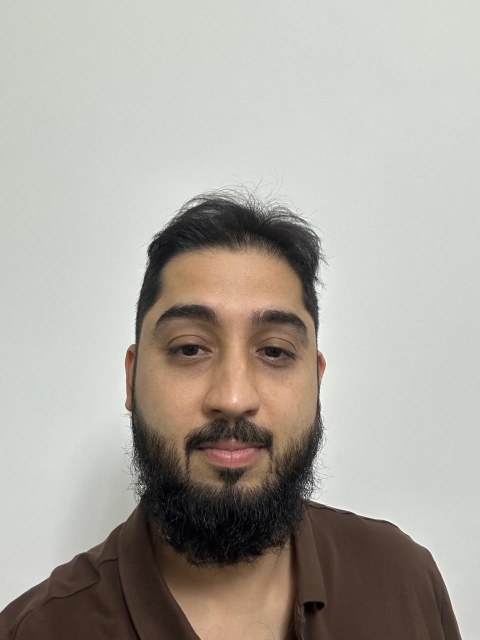
#> input picture aziz.jpeg, 959 x 1280 px (shown at 1/2 size)
$ jupyter execute --allow-errors coursework3_M00999342.ipynb   (shell and % lines are left out)
#> lines starting #> are read from the running program, lines starting #| are printed output that depends on the picture; after the words box and inside, x2 and y2 are one past the last pixel; in counts of white or black regions, pixels touching at a corner belong together
# Load all important modules

[cell 1]

import os
import warnings
import numpy as np
import cv2
import matplotlib.pyplot as plt
from scipy import ndimage
from skimage.io import imread, imshow
from skimage.color import rgb2hsv
import skimage.morphology as morph
from skimage import color, transform, feature
from sklearn.datasets import fetch_lfw_people
from sklearn.feature_extraction.image import PatchExtractor
from sklearn.svm import LinearSVC
from sklearn.model_selection import GridSearchCV
from itertools import chain
from sklearn.feature_extraction.image import PatchExtractor
from sklearn.cluster import KMeans
from mtcnn.mtcnn import MTCNN
import cvlib as cv
from cvlib.object_detection import draw_bbox

warnings.filterwarnings('ignore')

# Notebook contains below work:

1. Edge detection using Sobel Kernel (Manual Method)
2. Edge detection using Prewitt Kernel (Manual Method)
3. Edge detection using Scharr Kernel (Manual Method)
4. Edge detection using Laplacian Kernel (Manual Method)
5. Canny Edge Detection using Schar Kernel (Manual Method)
6. Image Segmentation using HSV + Thresholding
7. Image Segmentation using SVM & HOG Approach
8. Image Segmentation using K-Means Cluster Approach
9. Image Segmentation using Deep Learning MTCNN
10. Image Segmentation using Deep Learning OpenCV's CVLIB

# 1st Edge Detection using Sobel Kernel (Manual Method)

### Steps

1. Load the image
3. Apply Gaussian blur to reduce noise before Sobel
4. Define the Sobel X and Y kernels
5. Convolve the image
6. Compute gradient magnitude
7. Normalize to [0..255] for display
8. Thresholding, removing weak edges
9. Display the result with Matplotlib sie by side using figsize

[cell 2]
img = cv2.imread('aziz.jpeg', cv2.IMREAD_GRAYSCALE)
#> img: shape (1280, 959); min 0, max 255, mean 168
plt.imshow(img, cmap='gray')

[cell 3]
img = img.astype(np.float32) / 255.0

blurred = ndimage.gaussian_filter(img, sigma=2)

sobel_x = np.array([[-1,  0,  1],
                    [-2,  0,  2],
                    [-1,  0,  1]], dtype=np.float32)

sobel_y = np.array([[-1, -2, -1],
                    [ 0,  0,  0],
                    [ 1,  2,  1]], dtype=np.float32)

Gx = ndimage.convolve(blurred, sobel_x)
Gy = ndimage.convolve(blurred, sobel_y)
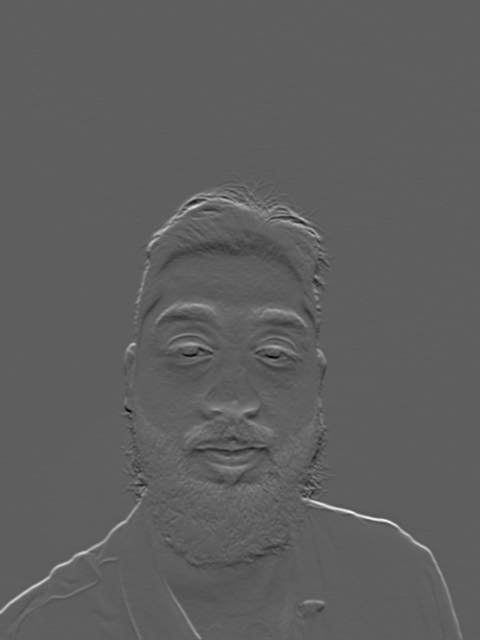
#> Gy: shape (1280, 959) float32 (shown at 1/2 size); min -0.597, max 1.01, mean 0.00331; drawn with min black and max white

magnitude = np.hypot(Gx, Gy)
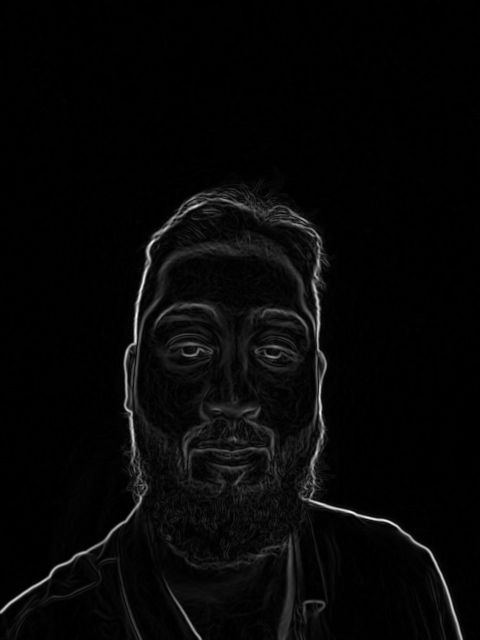
#> magnitude: shape (1280, 959) float32 (shown at 1/2 size); min 0, max 1.06, mean 0.03; drawn with min black and max white

min_val = magnitude.min()
#> min_val = 0
max_val = magnitude.max()
#> max_val = 1.06
magnitude_norm = (magnitude - min_val) / (max_val - min_val)
magnitude_255 = (magnitude_norm * 255.0).astype(np.uint8)

threshold_value = 50
otsu, edge_binary = cv2.threshold(magnitude_255, threshold_value, 255, cv2.THRESH_BINARY)
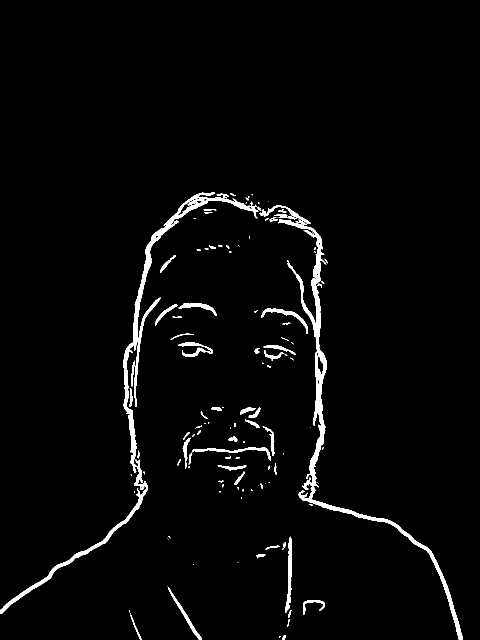
#> edge_binary: shape (1280, 959) (shown at 1/2 size); 2.7% white; 133 white regions (66 under 20 px), largest, box (x1, y1, x2, y2) and area: (0, 384, 517, 1228) 9999, (556, 438, 926, 1280) 9643, (268, 595, 321, 814) 1067
#> otsu = 50

plt.figure(figsize=(15,5))

plt.subplot(1,3,1)
plt.imshow(img, cmap='gray')
plt.title("Original")
plt.axis('off')

plt.subplot(1,3,2)
plt.imshow(magnitude_255, cmap='gray')
plt.title("Sobel Magnitude (Normalized)")
plt.axis('off')

plt.subplot(1,3,3)
plt.imshow(edge_binary, cmap='gray')
plt.title(f"Thresholded Edges (>{threshold_value})")
plt.axis('off')

plt.show()

# 2nd Edge Detection using Prewitt Kernel (Manual Method)

### Steps

1. Apply Gaussian blur to reduce noise before Prewitt
2. Define the Prewitt X and Y kernels
3. Convolve the image
4. Compute gradient magnitude
5. Normalize to [0..255] for display
6. Thresholding, removing weak edges
7. Display the result with Matplotlib sie by side using figsize

[cell 4]
img = img.astype(np.float32) / 255.0

blurred = ndimage.gaussian_filter(img, sigma=2)

prewitt_x = np.array([[-1,  0,  1],
                      [-1,  0,  1],
                      [-1,  0,  1]], dtype=np.float32)

prewitt_y = np.array([[-1, -1, -1],
                      [ 0,  0,  0],
                      [ 1,  1,  1]], dtype=np.float32)

Gx = ndimage.convolve(blurred, prewitt_x)
Gy = ndimage.convolve(blurred, prewitt_y)

prewitt_magnitude = np.hypot(Gx, Gy)

min_val = prewitt_magnitude.min()
max_val = prewitt_magnitude.max()
#> max_val = 0.00311
shifted = prewitt_magnitude - min_val
if (max_val - min_val) != 0:
    scaled = (shifted / (max_val - min_val)) * 255.0
else:
    scaled = shifted
prewitt_8u = scaled.astype(np.uint8)

threshold_value = 50
otsu, edges_binary = cv2.threshold(prewitt_8u, threshold_value, 255, cv2.THRESH_BINARY)
#> edges_binary: shape (1280, 959); 2.7% white; 133 white regions (65 under 20 px), largest, box (x1, y1, x2, y2) and area: (0, 384, 517, 1228) 10039, (556, 438, 926, 1280) 9679, (268, 595, 321, 814) 1072

plt.figure(figsize=(15,5))

plt.subplot(1,3,1)
plt.imshow(img, cmap='gray')
plt.title("Original")
plt.axis('off')

plt.subplot(1,3,2)
plt.imshow(prewitt_8u, cmap='gray')
plt.title("Prewitt Magnitude (Normalized)")
plt.axis('off')

plt.subplot(1,3,3)
plt.imshow(edges_binary, cmap='gray')
plt.title(f"Thresholded Edges (>{threshold_value})")
plt.axis('off')

plt.show()

# 3rd Edge Detection using Schar Kernel (Manual Method)

### Steps

1. Apply Gaussian blur to reduce noise before Scharr
2. Define the Scharr X and Y kernels
3. Convolve the image
4. Compute gradient magnitude
5. Normalize to [0..255] for display
6. Thresholding, removing weak edges
7. Display the result with Matplotlib sie by side using figsize

[cell 5]
img = img.astype(np.float32) / 255.0

blurred = ndimage.gaussian_filter(img, sigma=2)

scharr_x = np.array([
    [-3,  0,  3],
    [-10, 0, 10],
    [ -3,  0,  3]
], dtype=np.float32)

scharr_y = np.array([
    [-3, -10, -3],
    [ 0,   0,  0],
    [ 3,  10,  3]
], dtype=np.float32)

Gx = ndimage.convolve(blurred, scharr_x)
Gy = ndimage.convolve(blurred, scharr_y)

magnitude = np.hypot(Gx, Gy)  # same as sqrt(Gx**2 + Gy**2)

min_val = magnitude.min()
max_val = magnitude.max()
#> max_val = 6.54e-05
magnitude_norm = (magnitude - min_val) / (max_val - min_val + 1e-8)  # avoid /0
magnitude_255 = (magnitude_norm * 255.0).astype(np.uint8)

threshold_value = 50
otsu, edge_binary = cv2.threshold(magnitude_255, threshold_value, 255, cv2.THRESH_BINARY)
#> edge_binary: shape (1280, 959); 2.6% white; 135 white regions (67 under 20 px), largest, box (x1, y1, x2, y2) and area: (0, 384, 517, 1228) 9977, (556, 438, 926, 1280) 9627, (268, 595, 321, 814) 1066

# 8) Display three subplots
plt.figure(figsize=(15,5))

plt.subplot(1,3,1)
plt.imshow(img, cmap='gray')
plt.title("Original")
plt.axis('off')

plt.subplot(1,3,2)
plt.imshow(magnitude_255, cmap='gray')
plt.title("Scharr Magnitude (Normalized)")
plt.axis('off')

plt.subplot(1,3,3)
plt.imshow(edge_binary, cmap='gray')
plt.title(f"Thresholded Edges (>{threshold_value})")
plt.axis('off')

plt.show()

# 4th Edge Detection using Laplacian Kernel (Manual Method)

### Steps

1. Load the image
2. Convert to grayscale.
3. Apply Gaussian blur to reduce noise before Sobel
4. Define the Laplacian kernel
5. Convolve the image
6. Normalize the Laplacian response to the [0..255] range for display
7. Thresholding, removing weak edges
8. Display the result with Matplotlib sie by side using figsize

[cell 6]
img_bgr = cv2.imread("aziz.jpeg")
#> img_bgr is the input picture: shape (1280, 959, 3); mean B, G, R 159.4, 167.3, 172.5
img_gray = cv2.cvtColor(img_bgr, cv2.COLOR_BGR2GRAY)

img_float = img_gray.astype(np.float32) / 255.0

blurred = ndimage.gaussian_filter(img_float, sigma=1)

lap_kernel = np.array([[ 0,  1,  0],
                       [ 1, -4,  1],
                       [ 0,  1,  0]], dtype=np.float32)

lap_response = ndimage.convolve(blurred, lap_kernel)
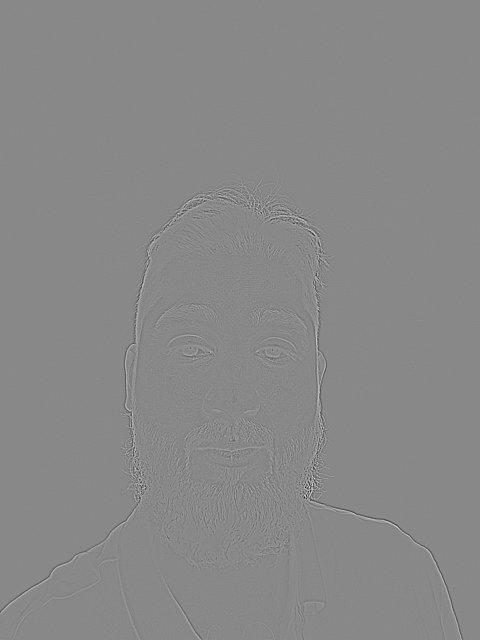
#> lap_response: shape (1280, 959) float32 (shown at 1/2 size); min -0.264, max 0.23, mean 1.51e-12; drawn with min black and max white

min_val, max_val = lap_response.min(), lap_response.max()
#> min_val = -0.264; max_val = 0.23
lap_norm = (lap_response - min_val) / (max_val - min_val)
lap_255 = (lap_norm * 255.0).astype(np.uint8)

threshold_value = 10
otsu, lap_binary = cv2.threshold(lap_255, 0, 255, cv2.THRESH_BINARY + cv2.THRESH_OTSU)
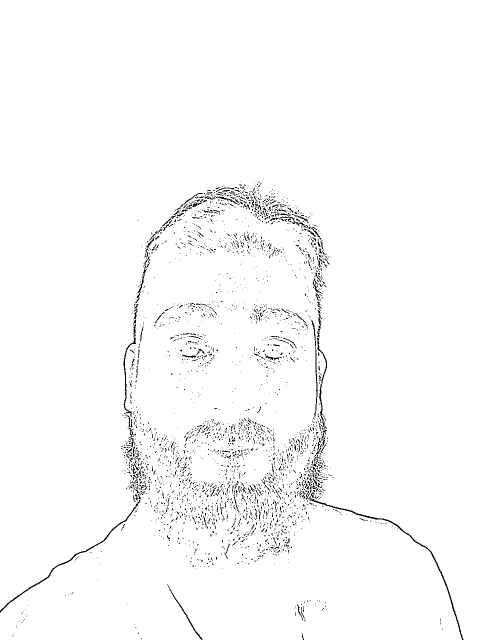
#> lap_binary: shape (1280, 959) (shown at 1/2 size); 98.1% white; black in thin lines or dots, all inside (x1, y1, x2, y2) = (0, 356, 927, 1280)
#> otsu = 123

plt.figure(figsize=(15, 5))

plt.subplot(1, 3, 1)
plt.imshow(img_gray, cmap='gray')
plt.title("Original")
plt.axis('off')

plt.subplot(1, 3, 2)
plt.imshow(lap_255, cmap='gray')
plt.title("Laplacian (Normalized)")
plt.axis('off')

plt.subplot(1, 3, 3)
plt.imshow(lap_binary, cmap='gray')
plt.title(f"Thresholded Laplacian (>{threshold_value})")
plt.axis('off')

plt.show()

# Canny Edge Detection using Schar Kernel (Manual Method)

### Steps

1. Normalize the image and apply a Gaussian blur to reduce noise and smooth the image.
2. Define the Scharr kernels for both the X and Y directions to detect horizontal and vertical edges.
3. Convolve the image with the Scharr X and Y kernels to compute the derivatives in both directions.
4. Calculate the gradient magnitude by combining the X and Y derivatives (e.g., using the Euclidean norm) to measure edge strength.
5. Perform Non-Maximum Suppression to thin the edges by keeping only the local maxima in the gradient direction.
6. Apply a Double Threshold and Hysteresis to classify pixels as strong, weak, or non-edges and link weak edges to strong ones.
7. Normalize the final edge map to the range [0, 255] for proper display as an 8-bit image.
8. Display the original and processed images side by side using Matplotlib with a specified figsize for clear comparison.

[cell 7]
img = img.astype(np.float32) / 255.0

blurred = ndimage.gaussian_filter(img, sigma=2)

scharr_x = np.array([
    [-3,  0,  3],
    [-10, 0, 10],
    [ -3,  0,  3]
], dtype=np.float32)

scharr_y = np.array([
    [-3, -10, -3],
    [ 0,   0,  0],
    [ 3,  10,  3]
], dtype=np.float32)

Gx = ndimage.convolve(blurred, scharr_x)
Gy = ndimage.convolve(blurred, scharr_y)

magnitude = np.hypot(Gx, Gy)
direction = np.arctan2(Gy, Gx)
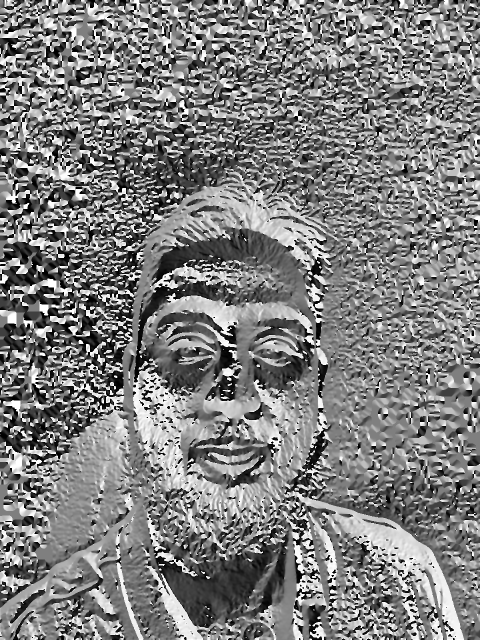
#> direction: shape (1280, 959) float32 (shown at 1/2 size); min -3.14, max 3.14, mean -0.00848; drawn with min black and max white

rows, cols = magnitude.shape
#> rows = 1280; cols = 959
nms = np.zeros_like(magnitude, dtype=np.float32)

for i in range(1, rows - 1):
    for j in range(1, cols - 1):
        angle_deg = (direction[i, j] * 180.0 / np.pi)
        if angle_deg < 0:
            angle_deg += 180.0

        mag_ij = magnitude[i, j]

        if (0 <= angle_deg < 22.5) or (157.5 <= angle_deg <= 180):
            neighbor1 = magnitude[i, j - 1]
            neighbor2 = magnitude[i, j + 1]
        elif (22.5 <= angle_deg < 67.5):
            neighbor1 = magnitude[i - 1, j + 1]
            neighbor2 = magnitude[i + 1, j - 1]
        elif (67.5 <= angle_deg < 112.5):
            neighbor1 = magnitude[i - 1, j]
            neighbor2 = magnitude[i + 1, j]
        else:
            neighbor1 = magnitude[i - 1, j - 1]
            neighbor2 = magnitude[i + 1, j + 1]

        if (mag_ij >= neighbor1) and (mag_ij >= neighbor2):
            nms[i, j] = mag_ij
        else:
            nms[i, j] = 0
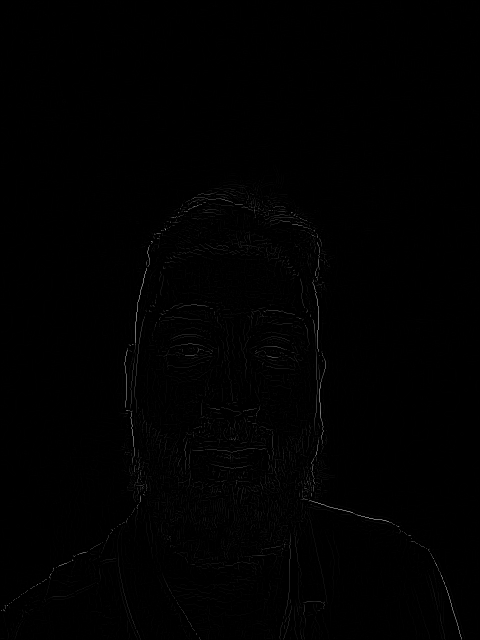
#> nms: shape (1280, 959) float32 (shown at 1/2 size); min 0, max 2.56e-07, mean 1.09e-09; drawn with min black and max white

max_nms = nms.max()
#> max_nms = 2.56e-07
high_thresh = 0.15 * max_nms
#> high_thresh = 3.85e-08
low_thresh  = 0.1 * max_nms
#> low_thresh = 2.56e-08

strong_edges = np.zeros_like(nms, dtype=np.uint8)
weak_edges   = np.zeros_like(nms, dtype=np.uint8)

for i in range(rows):
    for j in range(cols):
        val = nms[i, j]
        if val >= high_thresh:
            strong_edges[i, j] = 255
        elif val >= low_thresh:
            weak_edges[i, j] = 255
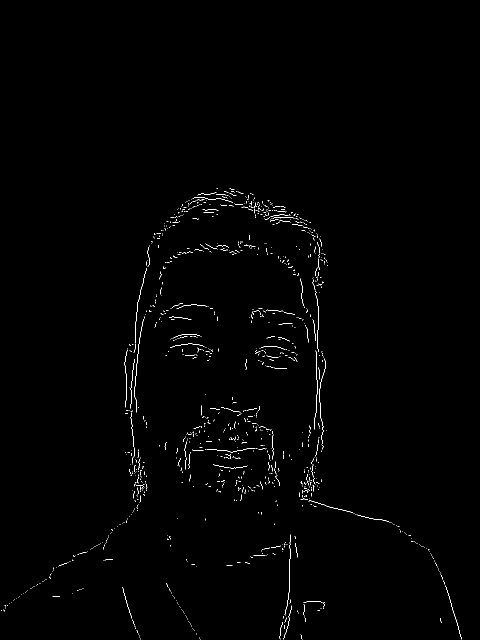
#> strong_edges: shape (1280, 959) (shown at 1/2 size); 0.61% white in thin lines or dots, all inside (x1, y1, x2, y2) = (2, 377, 924, 1279)
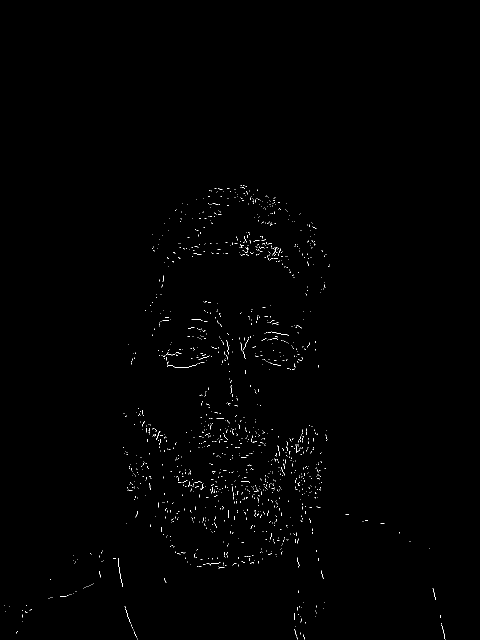
#> weak_edges: shape (1280, 959) (shown at 1/2 size); 0.41% white in thin lines or dots, all inside (x1, y1, x2, y2) = (8, 370, 891, 1279)

canny_like = strong_edges.copy()

for i in range(1, rows - 1):
    for j in range(1, cols - 1):
        if (weak_edges[i, j] == 255) and (canny_like[i, j] == 0):
            region = canny_like[i-1:i+2, j-1:j+2]
            if np.any(region == 255):
                canny_like[i, j] = 255
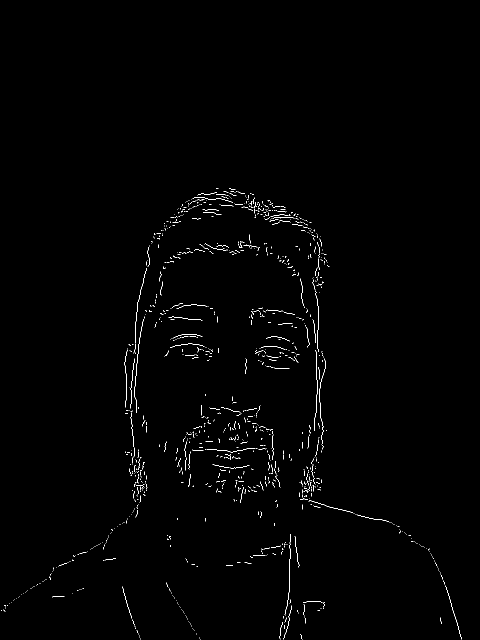
#> canny_like: shape (1280, 959) (shown at 1/2 size); 0.69% white in thin lines or dots, all inside (x1, y1, x2, y2) = (2, 377, 924, 1279)

mag_min = magnitude.min()
#> mag_min = 0
mag_max = magnitude.max()
#> mag_max = 2.56e-07
mag_shift = magnitude - mag_min
if mag_max != mag_min:
    mag_norm = (mag_shift / (mag_max - mag_min)) * 255.0
else:
    mag_norm = mag_shift
mag_8u = mag_norm.astype(np.uint8)

plt.figure(figsize=(15, 5))

plt.subplot(1,3,1)
plt.imshow(img, cmap='gray')
plt.title("Original")
plt.axis('off')

plt.subplot(1,3,2)
plt.imshow(mag_8u, cmap='gray')
plt.title("Scharr Gradient Magnitude")
plt.axis('off')

plt.subplot(1,3,3)
plt.imshow(canny_like, cmap='gray')
plt.title("Canny-like Edges")
plt.axis('off')

plt.show()
